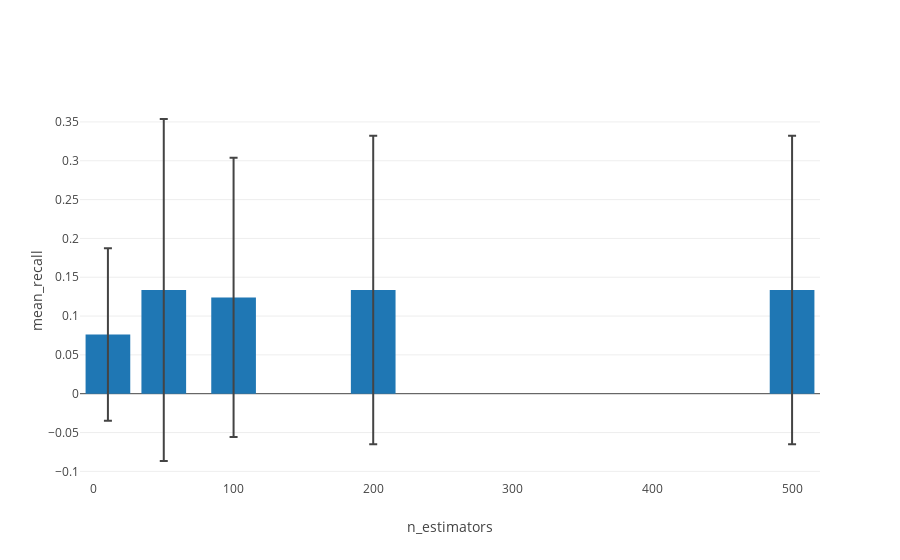

The notebook cell saved with this chart:
### Markdown cell above
Plot the results.

### Code cell
trace = go.Bar(
    x=cv_results_df['param_n_estimators'],
    y=cv_results_df['mean_test_score'],
    error_y=dict(
        type='data',
        array=cv_results_df['std_test_score'],
        visible=True
    ),
    name='mean recall'
)

data = [trace]

layout = go.Layout(
    yaxis = dict(
#         range=[0.91, 0.94],
        title='mean_recall'
    ),
    xaxis = dict(
        title='n_estimators'
    )
)

fig = go.Figure(data=data, layout=layout)

iplot(fig)

### Figure 1 — Plotly figure (JSON) as saved in the notebook; plotly's stock layout.template omitted (floating-point values rounded to 4 significant figures)
{"data": [{"error_y": {"array": [0.1111, 0.2202, 0.1798, 0.1985, 0.1985], "type": "data", "visible": true}, "name": "mean recall", "type": "bar", "uid": "18f53378-c6fe-11e8-aea9-bec71c322a4b", "x": [10, 50, 100, 200, 500], "y": [0.07628, 0.1336, 0.124, 0.1335, 0.1335]}], "layout": {"xaxis": {"title": "n_estimators"}, "yaxis": {"title": "mean_recall"}}}
